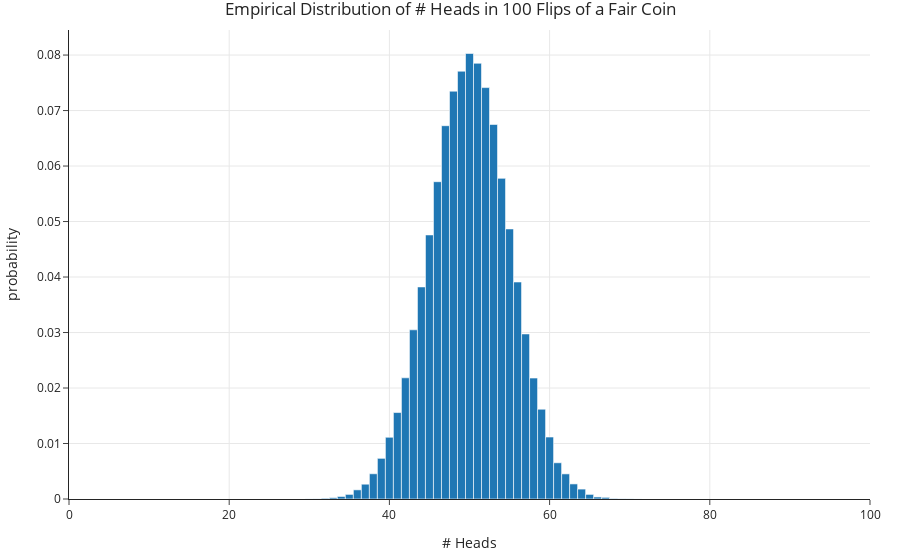

Source (notebook cell):
### Code cell
import plotly.express as px
fig = px.histogram(pd.DataFrame(results, columns=['# Heads']), x='# Heads', nbins=50, histnorm='probability', 
                   title='Empirical Distribution of # Heads in 100 Flips of a Fair Coin')
fig.update_layout(xaxis_range=[0, 100])

### Figure 1 — Plotly figure (JSON) as saved in the notebook; plotly's stock layout.template omitted (floating-point values rounded to 4 significant figures; data arrays with more than 128 entries replaced by an {"elided": "..."} marker saying what was removed)
{"data": [{"alignmentgroup": "True", "bingroup": "x", "histnorm": "probability", "hovertemplate": "# Heads=%{x}<br>probability=%{y}<extra></extra>", "legendgroup": "", "marker": {"color": "#1F77B4", "pattern": {"shape": ""}}, "name": "", "nbinsx": 50, "offsetgroup": "", "orientation": "v", "showlegend": false, "type": "histogram", "x": {"elided": "100000 int values"}, "xaxis": "x", "yaxis": "y"}], "layout": {"autosize": true, "barmode": "relative", "legend": {"tracegroupgap": 0}, "title": {"text": "Empirical Distribution of # Heads in 100 Flips of a Fair Coin"}, "xaxis": {"anchor": "y", "domain": [0, 1], "range": [0, 100], "title": {"text": "# Heads"}, "type": "linear"}, "yaxis": {"anchor": "x", "autorange": true, "domain": [0, 1], "range": [0, 0.08452], "title": {"text": "probability"}}}}
